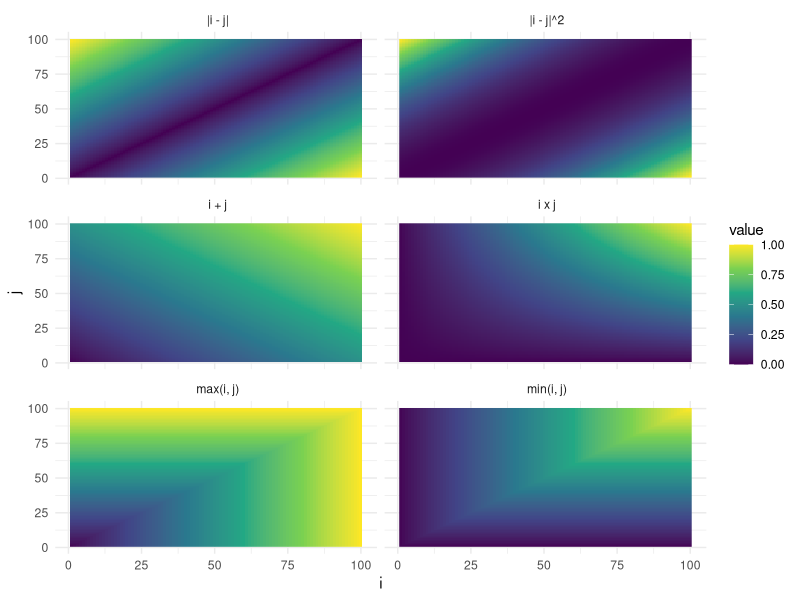

Write the R code that produced this figure.
library(tidyverse)

ages <- 1:100

expand_grid(i = ages,
            j = ages) %>%
  mutate(
    `feature |i - j|` = abs(i - j),
    `feature |i - j|^2` = (i - j) ^ 2,
    `feature i x j` = i * j,
    `feature i + j` = i + j,
    `feature max(i, j)` = pmax(i, j),
    `feature min(i, j)` = pmin(i, j)
  ) %>%
  pivot_longer(
    cols = starts_with("feature "),
    names_to = "feature",
    names_prefix = "feature",
    values_to = "value"
  ) %>%
  group_by(feature) %>%
  mutate(value = value / max(value)) %>%
  ggplot(aes(i, j, fill = value)) +
  facet_wrap(~feature,
             ncol = 2) +
  geom_raster() +
  scale_fill_viridis_c() +
  theme_minimal()
